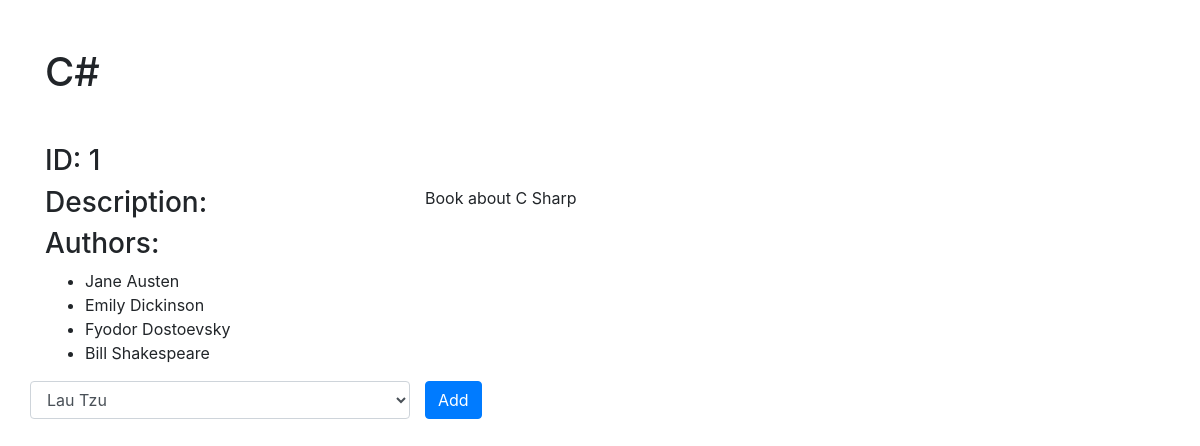
Screenshot of /books/1 with the database file from the repository.
### books_authors_app/models.py (models this page shows)
class Book(models.Model):
	title = models.CharField(max_length=255)
	desc = models.TextField()
	created_at = models.DateTimeField(auto_now_add=True)
	updated_at = models.DateTimeField(auto_now=True)

class Author(models.Model):
	first_name = models.CharField(max_length=255)
	last_name = models.CharField(max_length=255)
	books = models.ManyToManyField(Book, related_name="authors")
	notes = models.TextField()
	created_at = models.DateTimeField(auto_now_add=True)
	updated_at = models.DateTimeField(auto_now=True)

### books_authors_app/views.py (the view)
# urls.py: path('books/<id>',views.book_details),
def book_details(request,id):
	if request.method == "POST":
		author_id = request.POST['author_id']
		author_to_add = Author.objects.get(id=author_id)
		book_to_add = Book.objects.get(id=id)
		author_to_add.books.add(book_to_add)
	context = {
		"book": Book.objects.get(id=id),
		"all_book_authors": Author.objects.all(),
		"current_id": id
	}
	return render(request,'book_detail.html', context)

### books_authors_app/templates/book_detail.html (shortened to what this page needs)
<!DOCTYPE html>
<html lang="en">
<head>
	{% load static %}
	<link rel="stylesheet" href="https://stackpath.bootstrapcdn.com/bootstrap/4.3.1/css/bootstrap.min.css">
</head>
<body>
	<div class="container">
		<div class="row">
			<div class="col-sm-12">
				<h1 class="mb-5 mt-5">{{ book.title }}</h1>
			</div>
		</div>
		<div class="row">
			<div class="col-sm-12">
				<h3>ID: {{ book.id }}</h3>
			</div>
		</div>
		<div class="row">
			<div class="col-sm-4">
				<h3>Description:</h3>
			</div>
			<div class="col-sm-6">
				<p>{{ book.desc }}</p>
			</div>
		</div>
		<div class="row">
			<div class="col-sm-12">
				<h3>Authors:</h3>
				<ul>
				{% for author in book.authors.all %}
					<li>{{author.first_name}} {{author.last_name}}</li>
				{% endfor %}
				</ul>
			</div>
		</div>
		<form id='main-form'action="/books/{{ book.id }}" method='post'>
			<div class="form-group row">
				<select class="form-control col-sm-4 col-form-label" id="author_id" name="author_id">
					{% for author in all_book_authors %}
					{% if author not in book.authors.all %}
					<option value="{{ author.id }}">{{author.first_name}} {{author.last_name}}</option>
					{% endif %}
					{% endfor %}
				</select>
				<div class="col-sm-2">
					<input class='btn btn-primary' type='submit' value='Add'>
				</div>
			</div>
		</form>
	</div>
</body>
</html>

### rows the page displays
Book: title "C#", id "1", desc "Book about C Sharp"
Author: first_name "Jane", last_name "Austen"
Author: first_name "Emily", last_name "Dickinson"
Author: first_name "Fyodor", last_name "Dostoevsky"
Author: first_name "Bill", last_name "Shakespeare"

### other values shown
form field author_id "Lau Tzu"
